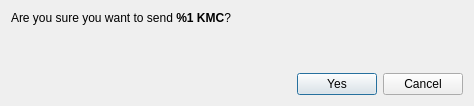
<?xml version="1.0" encoding="UTF-8"?>
<ui version="4.0">
 <class>ConfirmSendDialog</class>
 <widget class="QDialog" name="ConfirmSendDialog">
  <property name="windowModality">
   <enum>Qt::ApplicationModal</enum>
  </property>
  <property name="geometry">
   <rect>
    <x>0</x>
    <y>0</y>
    <width>474</width>
    <height>106</height>
   </rect>
  </property>
  <property name="windowTitle">
   <string>Comfirm sending %1 KRB</string>
  </property>
  <layout class="QVBoxLayout" name="verticalLayout">
   <item>
    <layout class="QVBoxLayout" name="verticalLayout_2">
     <item>
      <widget class="QLabel" name="m_confirmLabel">
       <property name="text">
        <string>&lt;html&gt;&lt;head/&gt;&lt;body&gt;&lt;p&gt;Are you sure you want to send &lt;span style=&quot; font-weight:600;&quot;&gt;%1 KMC&lt;/span&gt;?&lt;/p&gt;&lt;/body&gt;&lt;/html&gt;</string>
       </property>
       <property name="textFormat">
        <enum>Qt::RichText</enum>
       </property>
      </widget>
     </item>
     <item>
      <widget class="QLabel" name="m_paymentIdLabel">
       <property name="text">
        <string/>
       </property>
       <property name="textFormat">
        <enum>Qt::RichText</enum>
       </property>
      </widget>
     </item>
    </layout>
   </item>
   <item>
    <spacer name="verticalSpacer">
     <property name="orientation">
      <enum>Qt::Vertical</enum>
     </property>
     <property name="sizeHint" stdset="0">
      <size>
       <width>20</width>
       <height>40</height>
      </size>
     </property>
    </spacer>
   </item>
   <item>
    <layout class="QHBoxLayout" name="horizontalLayout_2">
     <item>
      <spacer name="horizontalSpacer">
       <property name="orientation">
        <enum>Qt::Horizontal</enum>
       </property>
       <property name="sizeHint" stdset="0">
        <size>
         <width>40</width>
         <height>20</height>
        </size>
       </property>
      </spacer>
     </item>
     <item>
      <widget class="QPushButton" name="m_okButton">
       <property name="text">
        <string>Yes</string>
       </property>
       <property name="icon">
        <iconset resource="../../resources.qrc">
         <normaloff>:/icons/transaction</normaloff>:/icons/transaction</iconset>
       </property>
      </widget>
     </item>
     <item>
      <widget class="QPushButton" name="m_cancelButton">
       <property name="text">
        <string>Cancel</string>
       </property>
       <property name="icon">
        <iconset resource="../../resources.qrc">
         <normaloff>:/icons/cancel</normaloff>:/icons/cancel</iconset>
       </property>
      </widget>
     </item>
    </layout>
   </item>
  </layout>
 </widget>
 <resources>
  <include location="../../resources.qrc"/>
 </resources>
 <connections>
  <connection>
   <sender>m_okButton</sender>
   <signal>clicked()</signal>
   <receiver>ConfirmSendDialog</receiver>
   <slot>accept()</slot>
   <hints>
    <hint type="sourcelabel">
     <x>500</x>
     <y>62</y>
    </hint>
    <hint type="destinationlabel">
     <x>276</x>
     <y>44</y>
    </hint>
   </hints>
  </connection>
  <connection>
   <sender>m_cancelButton</sender>
   <signal>clicked()</signal>
   <receiver>ConfirmSendDialog</receiver>
   <slot>reject()</slot>
   <hints>
    <hint type="sourcelabel">
     <x>417</x>
     <y>62</y>
    </hint>
    <hint type="destinationlabel">
     <x>276</x>
     <y>44</y>
    </hint>
   </hints>
  </connection>
 </connections>
</ui>
